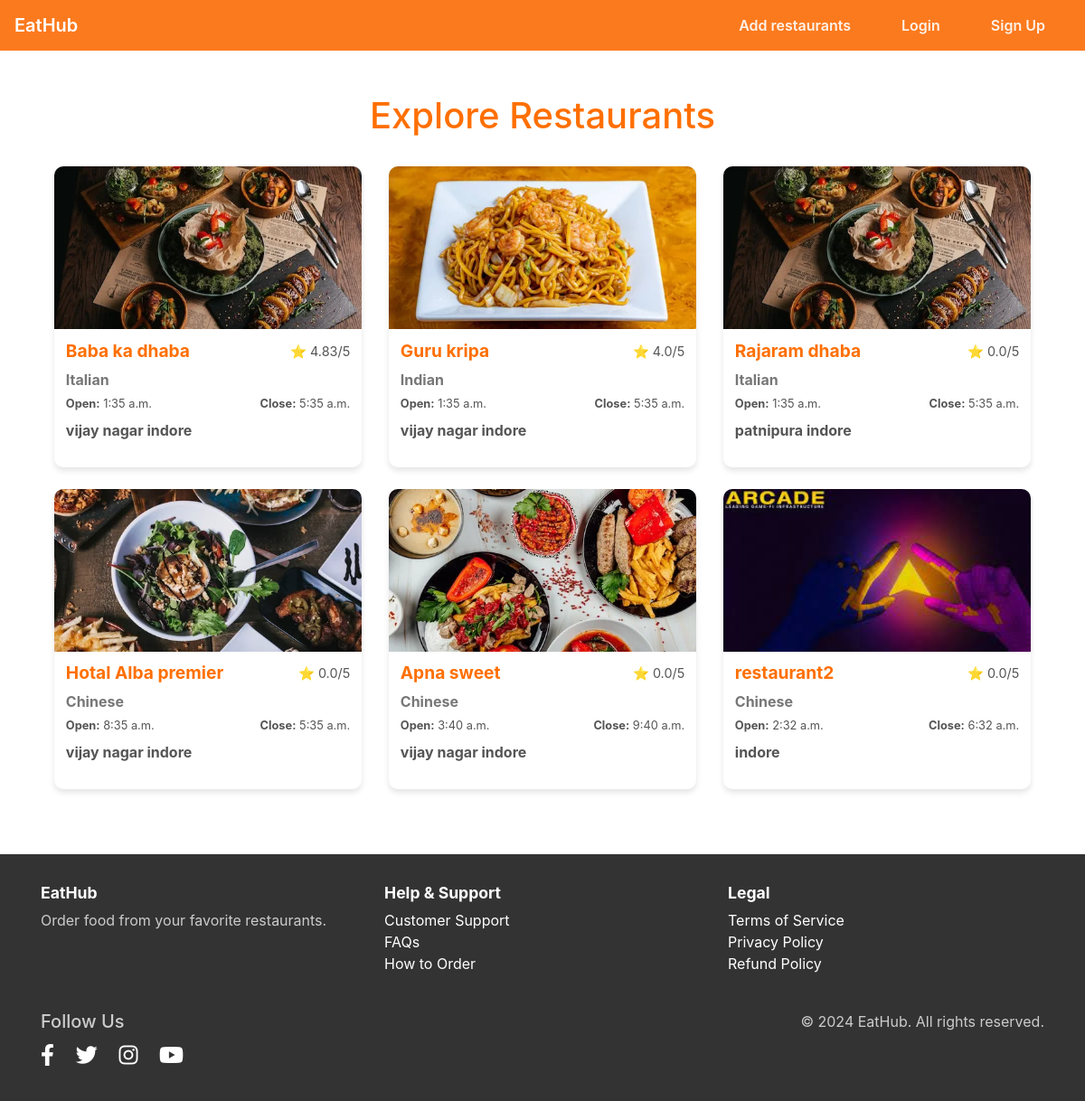
/, run on an earlier commit of the app's database.
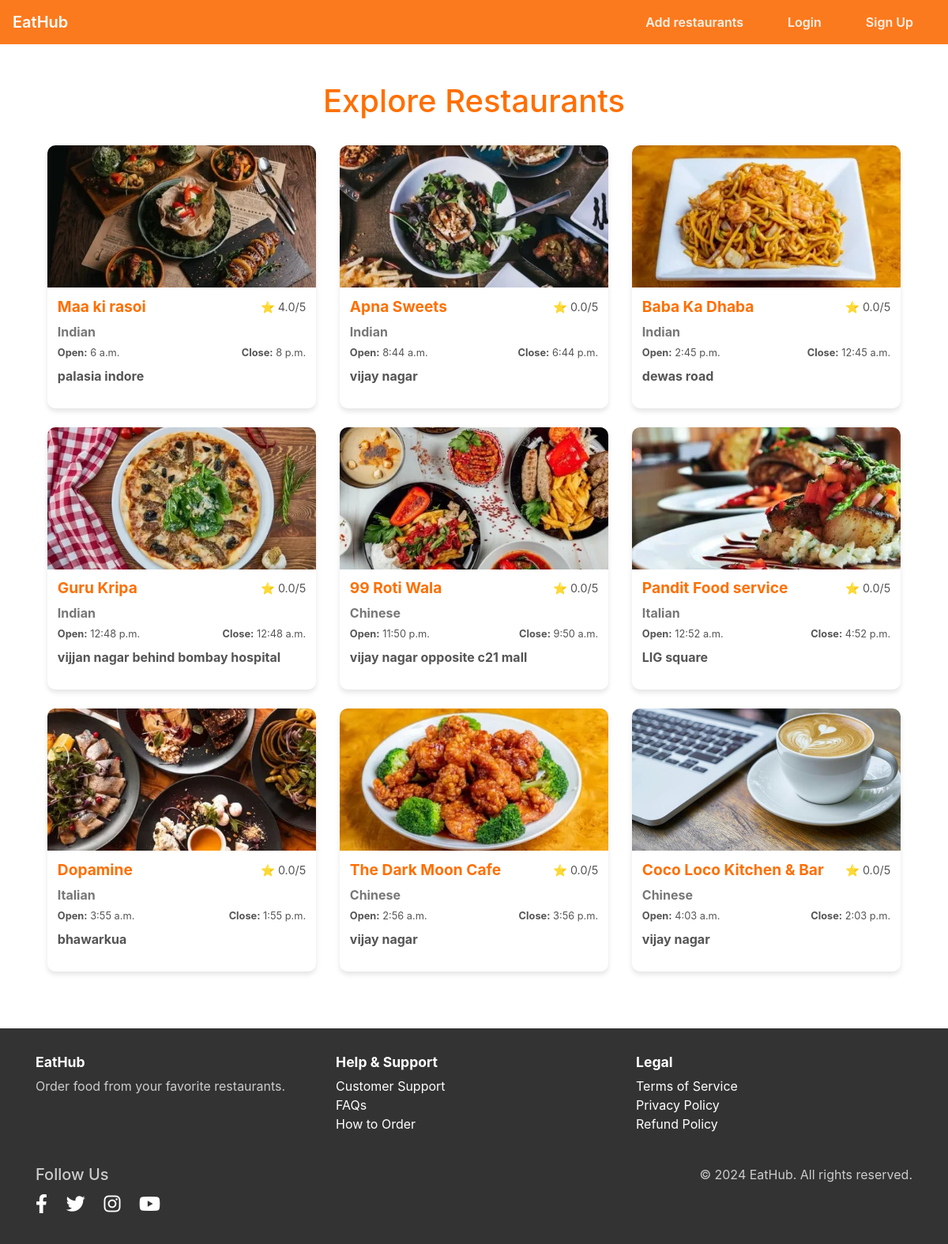
And on a later commit of the database.
### Restaurants/models.py (models this page shows, shortened)
class Restaurant(models.Model):
    CUISINE_CHOICES = [('Italian', 'Italian'), ('Chinese', 'Chinese'), ('Indian', 'Indian')]
    owner = models.ForeignKey(RestaurantOwner, on_delete=models.CASCADE)
    name = models.CharField(max_length=100)
    email = models.EmailField(max_length=50)
    location = models.TextField(max_length=50)
    cuisine_type = models.CharField(max_length=50, choices=CUISINE_CHOICES)
    open_at = models.TimeField()
    close_at = models.TimeField()
    contact_info = models.CharField(max_length=100)
    restaurant_img = models.ImageField(upload_to='restaurant_images/', blank=True, null=True)
    avg_rating = models.FloatField(default=0.0)

### users/views.py (the view)
# urls.py: path("", views.base_page, name='basepage' ),
def base_page(request):
    if request.user.is_authenticated:
        if hasattr(request.user, 'customer') and request.user.customer.is_customer:
            return redirect('customer_home')
        elif hasattr(request.user, 'restaurantowner') and request.user.restaurantowner.is_restaurent:
            return redirect('restaurant_home')
        if request.user.is_superuser:
            return redirect('admin_home')
    else:
        restaurants = Restaurant.objects.all()
        return render(request, 'guest_home.html', {'restaurants':restaurants})

### templates/guest_home.html (shortened to what this page needs)
{% extends "base_home.html" %}
{% block navbar_item %}
        <div class="collapse navbar-collapse" id="navbarNav">
            <ul class="navbar-nav ml-auto">
                <li class="nav-item"><a class="nav-link" href="{% url 'restaurant_signup' %}">Add restaurants</a></li>
                <li class="nav-item"><a class="nav-link" href="{% url 'login' %}">Login</a></li>
                <li class="nav-item"><a class="nav-link" href="{% url 'customer_signup' %}">Sign Up</a></li>
            </ul>
        </div>
{% endblock navbar_item %}
{% block content %}
<div class="container">
    <h1 style="text-align: center; color: #ff6f00; margin-bottom: 2rem;">Explore Restaurants</h1>
    <div class="row">
        {% for restaurant in restaurants %}
        <div class="col-md-4">
            <a href="{% url 'restaurant_detail' restaurant.id %}" >
                <div class="card mb-4">
                    <div class="card-img-container">
                        {% if restaurant.restaurant_img %}
                            <img src="{{ restaurant.restaurant_img.url }}" alt="{{ restaurant.name }}">
                        {% else %}
                            <img src="" alt="No Image">
                        {% endif %}
                    </div>
                    <div class="card-body">
                        <div class="card-title-row">
                            <h5 class="card-title">{{ restaurant.name }}</h5>
                            <span class="card-rating">⭐ {{ restaurant.avg_rating }}/5</span>
                        </div>
                        <div class="cuisine-type">{{ restaurant.cuisine_type }}</div>
                        <div class="time-info">
                            <span><strong>Open:</strong> {{ restaurant.open_at }}</span>
                            <span><strong>Close:</strong> {{ restaurant.close_at }}</span>
                        </div>
                        <p class="location">{{ restaurant.location }}</p>
                    </div>
                </div>
            </a>
        </div>
        {% endfor %}
    </div>
</div>
{% endblock content %}

### templates/base_home.html (shortened to what this page needs)
{% load static %}
<!DOCTYPE html>
<html lang="en">
<head>
    <link href="https://stackpath.bootstrapcdn.com/bootstrap/4.5.2/css/bootstrap.min.css" rel="stylesheet">
    <link rel="stylesheet" href="https://cdnjs.cloudflare.com/ajax/libs/font-awesome/6.0.0-beta3/css/all.min.css">
</head>
<body>
    <nav class="navbar navbar-expand-lg navbar-dark">
        <a class="navbar-brand" href="#">EatHub</a>
        {% block navbar_item %}{% endblock navbar_item %}
    </nav>
    <div class="container my-5 content">
        {% block content %}
        {% endblock content %}
    </div>
    <footer>
        <div class="container">
            <div class="row">
                <div class="col-md-4 footer-section">
                    <h5>EatHub</h5>
                    <p>Order food from your favorite restaurants.</p>
                </div>
                <div class="col-md-4 footer-section">
                    <h5>Help & Support</h5>
                    <ul class="list-unstyled footer-links">
                        <li><a href="#">Customer Support</a></li>
                        <li><a href="#">FAQs</a></li>
                        <li><a href="#">How to Order</a></li>
                    </ul>
                </div>
                <div class="col-md-4 footer-section">
                    <h5>Legal</h5>
                    <ul class="list-unstyled footer-links">
                        <li><a href="#">Terms of Service</a></li>
                        <li><a href="#">Privacy Policy</a></li>
                        <li><a href="#">Refund Policy</a></li>
                    </ul>
                </div>
            </div>
            <div class="row mt-4">
                <div class="col-md-6 text-center text-md-left">
                    <h5>Follow Us</h5>
                    <div class="social-icons">
                        <a href="#"><i class="fab fa-facebook-f"></i></a>
                        <a href="#"><i class="fab fa-twitter"></i></a>
                        <a href="#"><i class="fab fa-instagram"></i></a>
                        <a href="#"><i class="fab fa-youtube"></i></a>
                    </div>
                </div>
                <div class="col-md-6 text-center text-md-right mt-3 mt-md-0">
                    <p>&copy; 2024 EatHub. All rights reserved.</p>
                </div>
            </div>
        </div>
    </footer>
</body>
</html>

What changed in the data, as far as the page shows it:
removed Restaurant: restaurant_img (picture), name "restaurant2", avg_rating "0.0", cuisine_type "Chinese", open_at "2:32 a.m.", close_at "6:32 a.m.", location "indore"
added Restaurant: restaurant_img (picture), name "Maa ki rasoi", avg_rating "4.0", cuisine_type "Indian", open_at "6 a.m.", close_at "8 p.m.", location "palasia indore"
changed Restaurant: restaurant_img: a different picture; name "Baba ka dhaba" → "Apna Sweets"; avg_rating "4.83" → "0.0"; cuisine_type "Italian" → "Indian"; open_at "1:35 a.m." → "8:44 a.m."; close_at "5:35 a.m." → "6:44 p.m."; location "vijay nagar indore" → "vijay nagar"
changed Restaurant: restaurant_img: a different picture; name "Guru kripa" → "Baba Ka Dhaba"; avg_rating "4.0" → "0.0"; open_at "1:35 a.m." → "2:45 p.m."; close_at "5:35 a.m." → "12:45 a.m."; location "vijay nagar indore" → "dewas road"
changed Restaurant: restaurant_img: a different picture; name "Rajaram dhaba" → "Guru Kripa"; cuisine_type "Italian" → "Indian"; open_at "1:35 a.m." → "12:48 p.m."; close_at "5:35 a.m." → "12:48 a.m."; location "patnipura indore" → "vijjan nagar behind bombay hospital"
changed Restaurant: restaurant_img: a different picture; name "Hotal Alba premier" → "99 Roti Wala"; open_at "8:35 a.m." → "11:50 p.m."; close_at "5:35 a.m." → "9:50 a.m."; location "vijay nagar indore" → "vijay nagar opposite c21 mall"
added Restaurant: restaurant_img (picture), name "Pandit Food service", avg_rating "0.0", cuisine_type "Italian", open_at "12:52 a.m.", close_at "4:52 p.m.", location "LIG square"
changed Restaurant: restaurant_img: a different picture; name "Apna sweet" → "Dopamine"; cuisine_type "Chinese" → "Italian"; open_at "3:40 a.m." → "3:55 a.m."; close_at "9:40 a.m." → "1:55 p.m."; location "vijay nagar indore" → "bhawarkua"
added Restaurant: restaurant_img (picture), name "The Dark Moon Cafe", avg_rating "0.0", cuisine_type "Chinese", open_at "2:56 a.m.", close_at "3:56 p.m.", location "vijay nagar"
added Restaurant: restaurant_img (picture), name "Coco Loco Kitchen & Bar", avg_rating "0.0", cuisine_type "Chinese", open_at "4:03 a.m.", close_at "2:03 p.m.", location "vijay nagar"
